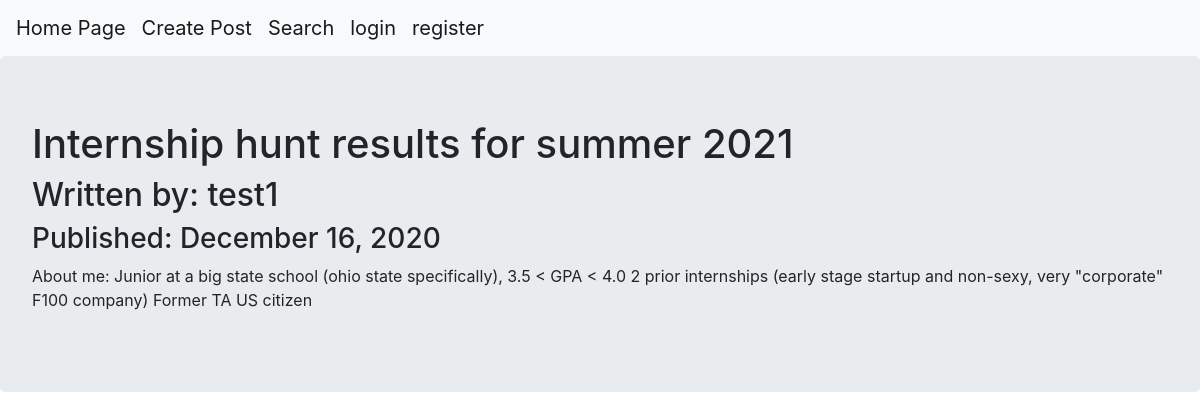
/4, run on the app's committed database.
### projectKanpai/models.py (models this page shows, shortened)
class BlogPost(db.Model):
    __tablename__ = 'blogposts'
    id = db.Column(db.Integer,primary_key=True)
    user_id = db.Column(db.Integer, db.ForeignKey('users.id'), nullable = False)
    date = db.Column(db.DateTime, nullable = False, default = datetime.utcnow)
    title = db.Column(db.String(160), nullable = False)
    text = db.Column(db.Text, nullable = False)

class User(db.Model, UserMixin):
    __tablename__ = 'users'
    id = db.Column(db.Integer, primary_key = True)
    email = db.Column(db.String(64), unique=True, index=True)
    username = db.Column(db.String(64), unique=True, index=True)
    password_hash = db.Column(db.String(128))
    likePost = db.relationship("BlogPost", secondary=like)
    posts = db.relationship('BlogPost', backref = 'author') # written by use this.

### projectKanpai/users/views.py (the view)
@users.route("/<username>")
def user_posts(username):
    page = request.args.get('page',1,type=int)
    user = User.query.filter_by(username=username).first_or_404()
    blog_posts = BlogPost.query.filter_by(author=user).order_by(BlogPost.date.desc()
    ).paginate(page=page,per_page=5)
    return render_template('user_blog_posts.html', blog_posts=blog_posts, user=user)

### projectKanpai/blog_posts/views.py (called while the page is built)
@blog_posts.route('/<int:blog_post_id>')
def blog_post(blog_post_id):
    blog_post = BlogPost.query.get_or_404(blog_post_id)
    print(type(blog_post))
    return render_template('blog_post.html', title=blog_post.title,
                            date=blog_post.date, post=blog_post
    )

### projectKanpai/templates/blog_post.html (shortened to what this page needs)
{% extends "base.html" %}
{% block content %}
<div class="jumbotron">
  <h1>{{post.title}}</h1>
  <h2>Written by: {{post.author.username}}</h2>
  <h3>Published: {{post.date.strftime('%B %d, %Y')}}</h3>
  <p>{{post.text}}</p>
</div>
{% endblock %}

### data on the page
BlogPost: title "Internship hunt results for summer 2021", date "December 16, 2020", text "About me: Junior at a big state school (ohio state specifically), 3.5 < GPA < 4.0 2 prior internships (early stage startup and non-sexy, very \"corporate\" F100 company) Former TA US citizen"
User: author.username "test1"
